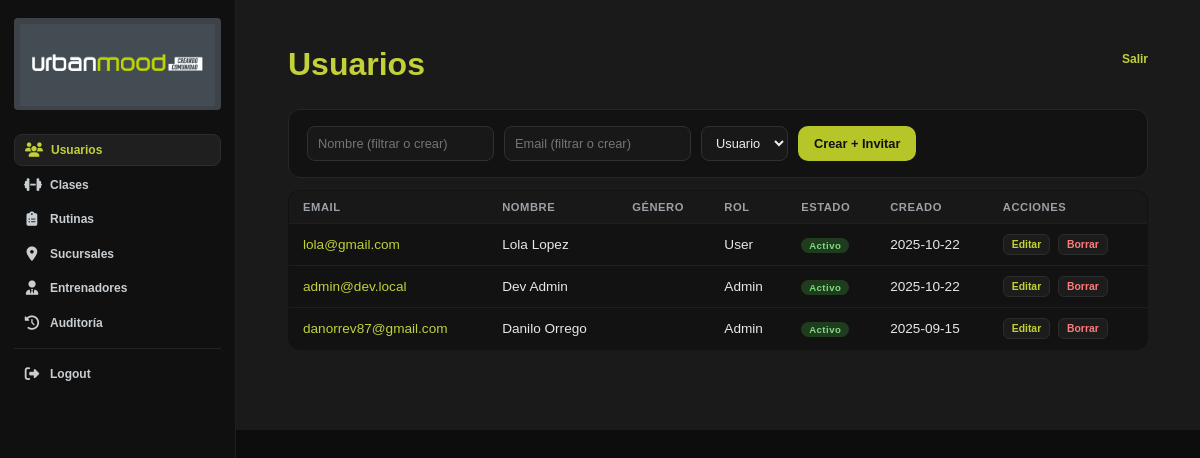
The app's page /admin/users (signed in) with its own data.
### models/user.py (models this page shows, shortened)
class User(Base):
    __tablename__ = 'users'
    id = Column(Integer, primary_key=True)
    email = Column(String(191), unique=True, nullable=False, index=True)
    password_hash = Column(String(255))  # nullable until invitation accepted
    name = Column(String(120), nullable=False)
    phone = Column(String(40))
    birth_date = Column(Date, nullable=True)
    address = Column(String(255))
    gender = Column(String(40), nullable=True)  # store value from controlled list
    role = Column(Enum(UserRole), nullable=False, default=UserRole.user, index=True)
    preferred_location_id = Column(Integer)  # future FK
    is_active = Column(Boolean, default=False, nullable=False)
    created_by_user_id = Column(Integer, ForeignKey('users.id'), nullable=True)
    created_at = Column(DateTime, default=datetime.utcnow, nullable=False)
    updated_at = Column(DateTime, default=datetime.utcnow, onupdate=datetime.utcnow, nullable=False)
    created_by = relationship('User', remote_side=[id], uselist=False)

### routes/admin.py (the view)
@admin_bp.route('/admin/users', methods=['GET'])
@require_admin
def list_users():
    with SessionLocal() as db:
        users = db.query(User).order_by(User.created_at.desc()).all()
        return render_template('admin_users.html', users=users)

### app.py (called while the page is built)
@app.context_processor
def inject_session_flags():
    return {
        'logged_in': bool(session.get('uid')),
        'user_role': session.get('role')
    }

@app.after_request
def add_security_headers(response):
    response.headers.setdefault('X-Content-Type-Options', 'nosniff')
    response.headers.setdefault('X-Frame-Options', 'SAMEORIGIN')
    response.headers.setdefault('Referrer-Policy', 'strict-origin-when-cross-origin')
    if request.path.startswith('/static/'):
        response.headers.setdefault('Cache-Control', 'public, max-age=86400, immutable')
    return response

### routes/admin.py (called while the page is built)
def require_admin(f):
    @wraps(f)
    def wrapper(*args, **kwargs):
        if session.get('role') != UserRole.admin.value:
            return jsonify({"success": False, "message": "No autorizado"}), 403
        return f(*args, **kwargs)
    return wrapper

### templates/admin_users.html (shortened to what this page needs)
<!DOCTYPE html>
<html lang="es">
<head>
  <link rel="stylesheet" href="/static/style.css">
  <link rel="stylesheet" href="https://cdnjs.cloudflare.com/ajax/libs/font-awesome/6.5.0/css/all.min.css">
</head>
<body>
{% include '_admin_sidebar.html' %}
<main class="admin-content">
  <a class="logout" href="/logout">Salir</a>
  <h1>Usuarios</h1>
  <form id="create-user" action="javascript:void(0);">
    <input type="text" name="name" placeholder="Nombre (filtrar o crear)" required>
    <input type="email" name="email" placeholder="Email (filtrar o crear)" required>
    <select name="role">
      <option value="user">Usuario</option>
    </select>
    <button type="submit">Crear + Invitar</button>
  </form>
  <table>
    <thead>
  <tr><th>Email</th><th>Nombre</th><th>Género</th><th>Rol</th><th>Estado</th><th>Creado</th><th>Acciones</th></tr>
    </thead>
    <tbody id="user-rows">
      {% for u in users %}
        <tr data-id="{{ u.id }}" class="fade">
          <td class="email"><a href="/admin/users/{{ u.id }}" style="color:#c2d03a;text-decoration:none;">{{ u.email }}</a></td>
          <td class="name" data-value="{{ u.name or '' }}">{{ u.name or '' }}</td>
          <td class="gender">{{ u.gender or '' }}</td>
          <td class="role" data-value="{{ u.role.value }}">{{ u.role.value }}</td>
          <td class="status" data-value="{{ '1' if u.is_active else '0' }}">{% if u.is_active %}<span class="status-badge active">Activo</span>{% else %}<span class="status-badge inactive">Pendiente</span>{% endif %}</td>
          <td>{{ u.created_at.strftime('%Y-%m-%d') if u.created_at else '' }}</td>
          <td class="actions">
            <button class="icon-btn edit">Editar</button>
            <button class="icon-btn danger delete">Borrar</button>
          </td>
        </tr>
      {% endfor %}
    </tbody>
  </table>
</main>
</body>
</html>

### templates/_admin_sidebar.html (shortened to what this page needs)
{% if logged_in %}
<aside id="admin-sidebar" class="admin-sidebar">
  <div class="admin-brand">
    <a href="/" class="logo-large"><img src="/static/images/urbanmood_banner.png" alt="UrbanMood" class="admin-logo"></a>
  </div>
  <nav>
    <ul>
  {% if user_role == 'admin' %}
  <li><a data-label="Usuarios" href="/admin/users" class="{% if request.path.startswith('/admin/users') %}active{% endif %}"><i class="fas fa-users"></i><span>Usuarios</span></a></li>
  <li><a data-label="Clases" href="/admin/clases" class="{% if request.path.startswith('/admin/clases') %}active{% endif %}"><i class="fas fa-dumbbell"></i><span>Clases</span></a></li>
  {% endif %}
  <li><a data-label="Rutinas" href="/admin/rutinas" class="{% if request.path.startswith('/admin/rutinas') %}active{% endif %}"><i class="fas fa-clipboard-list"></i><span>Rutinas</span></a></li>
  {% if user_role == 'admin' %}
  <li><a data-label="Sucursales" href="/admin/sucursales" class="{% if request.path.startswith('/admin/sucursales') %}active{% endif %}"><i class="fas fa-location-dot"></i><span>Sucursales</span></a></li>
  <li><a data-label="Entrenadores" href="/admin/entrenadores" class="{% if request.path.startswith('/admin/entrenadores') %}active{% endif %}"><i class="fas fa-user-tie"></i><span>Entrenadores</span></a></li>
  <li><a data-label="Auditoría" href="/admin/audit" class="{% if request.path.startswith('/admin/audit') %}active{% endif %}"><i class="fas fa-clock-rotate-left"></i><span>Auditoría</span></a></li>
  {% endif %}
      <li class="sep"></li>
      <li><a data-label="Logout" href="/logout" class="logout-link"><i class="fas fa-sign-out-alt"></i><span>Logout</span></a></li>
    </ul>
  </nav>
</aside>
{% endif %}

### static/style.css (style rules this page uses)
* { box-sizing: border-box; }
:root { --header-height: 60px; --header-height-mobile: 60px; --vh: 1vh; }
body { font-family: 'Be Vietnam Pro', sans-serif; margin: 0; padding: 0; background-color: #1a1a1a; color: #F2F2F2; scroll-behavior: smooth; overflow-x: hidden; width: 100%; max-width: 100%; }
html { overflow-x: hidden; width: 100%; max-width: 100%; }
main { padding: 1em; background-color: #1a1a1a; overflow-x: hidden; margin-top: 0; }
@media (min-width: 769px) { :root { --header-height: 90px; } }

### templates/admin_users.html (style rules this page uses)
body { background:#0d0d0d;color:#e5e7e8;font-family:'Poppins',sans-serif;margin:0;padding-left:236px;transition:none; }
.admin-content { opacity:0; animation:fadeIn 0.3s ease-out forwards; }
.admin-sidebar { position:fixed; top:0; left:0; height:100vh; width:236px; background:#101010; border-right:1px solid #1f1f1f; padding:18px 14px; font-family:'Poppins',sans-serif; z-index:1200; display:flex; flex-direction:column; gap:14px; overflow:hidden; box-sizing:border-box; }
.admin-sidebar .admin-brand { margin:0 0 10px; background:#3d4348; padding:6px 6px 4px; border-radius:4px; }
.admin-sidebar nav ul { list-style:none; margin:0; padding:0; display:flex; flex-direction:column; gap:4px; }
.admin-sidebar nav a { display:flex; align-items:center; gap:10px; padding:8px 10px; color:#c9ced2; font-size:.75rem; font-weight:600; text-decoration:none; border-radius:8px; transition:background .15s ease, color .15s ease; }
.admin-sidebar nav a.active { background:#1f1f1f; color:#c2d03a; border:1px solid #2d2d2d; }
.admin-sidebar nav a i { width:16px; text-align:center; font-size:.9rem; }
.admin-sidebar nav li.sep { margin:6px 0; border-top:1px solid #242424; }
main { padding:46px 52px 80px; }
h1 { color:#c2d03a;margin:0 0 26px;font-size:2rem; }
table { width:100%;border-collapse:collapse;background:#121212;border:1px solid #262626;border-radius:12px;overflow:hidden; }
th,td { padding:10px 14px;font-size:.85rem;text-align:left; }
th { background:#181818;font-weight:600;letter-spacing:.05em;text-transform:uppercase;font-size:.7rem;color:#9ba1a6; }
tbody tr { border-top:1px solid #1f1f1f; }
.status-badge { padding:2px 8px;border-radius:999px;font-size:.6rem;font-weight:600;letter-spacing:.05em; }
.active { background:#1f3c1f;color:#7edc7e; }
.role { text-transform:capitalize; }
form#create-user { display:flex;gap:10px;flex-wrap:wrap;margin-bottom:24px;background:#121212;padding:16px 18px;border:1px solid #262626;border-radius:12px; }
form#create-user input,form#create-user select { background:#181818;color:#eee;border:1px solid #303030;border-radius:8px;padding:8px 10px;font-size:.8rem; }
form#create-user button { background:#b6c628;color:#111;border:none;padding:10px 16px;border-radius:10px;font-weight:600;cursor:pointer;font-size:.8rem; }
a.logout { position:fixed;top:52px;right:52px;color:#c2d03a;text-decoration:none;font-size:.75rem;font-weight:600; }
td.actions { white-space:nowrap; }
.icon-btn { background:#1c1c1c;border:1px solid #2c2c2c;color:#c2d03a;padding:4px 8px;border-radius:6px;font-size:.65rem;font-weight:600;cursor:pointer;margin-right:4px; }
.icon-btn.danger { color:#ff7b7b; }
.fade { transition:background-color .6s ease; }

### templates/_admin_sidebar.html (style rules this page uses)
.admin-sidebar .admin-brand { position:relative; }
.admin-sidebar .admin-brand .logo-large { display:block; }
.admin-logo { max-width:100%; height:auto; display:block; filter:brightness(1.05); }
.admin-sidebar nav a { line-height:1.2; white-space:nowrap; }
.admin-sidebar nav a i { opacity:1; }
.admin-sidebar nav a i::before { display:inline-block; }

### records on screen
User: email "lola@gmail.com", name "Lola Lopez", role.value "User", {{ '1' if u.is_active else '0' }} 1 (drawn), is_active "Activo", created_at "2025-10-22"
User: email "admin@dev.local", name "Dev Admin", role.value "Admin", {{ '1' if u.is_active else '0' }} 1 (drawn), is_active "Activo", created_at "2025-10-22"
User: email "danorrev87@gmail.com", name "Danilo Orrego", role.value "Admin", {{ '1' if u.is_active else '0' }} 1 (drawn), is_active "Activo", created_at "2025-09-15"
